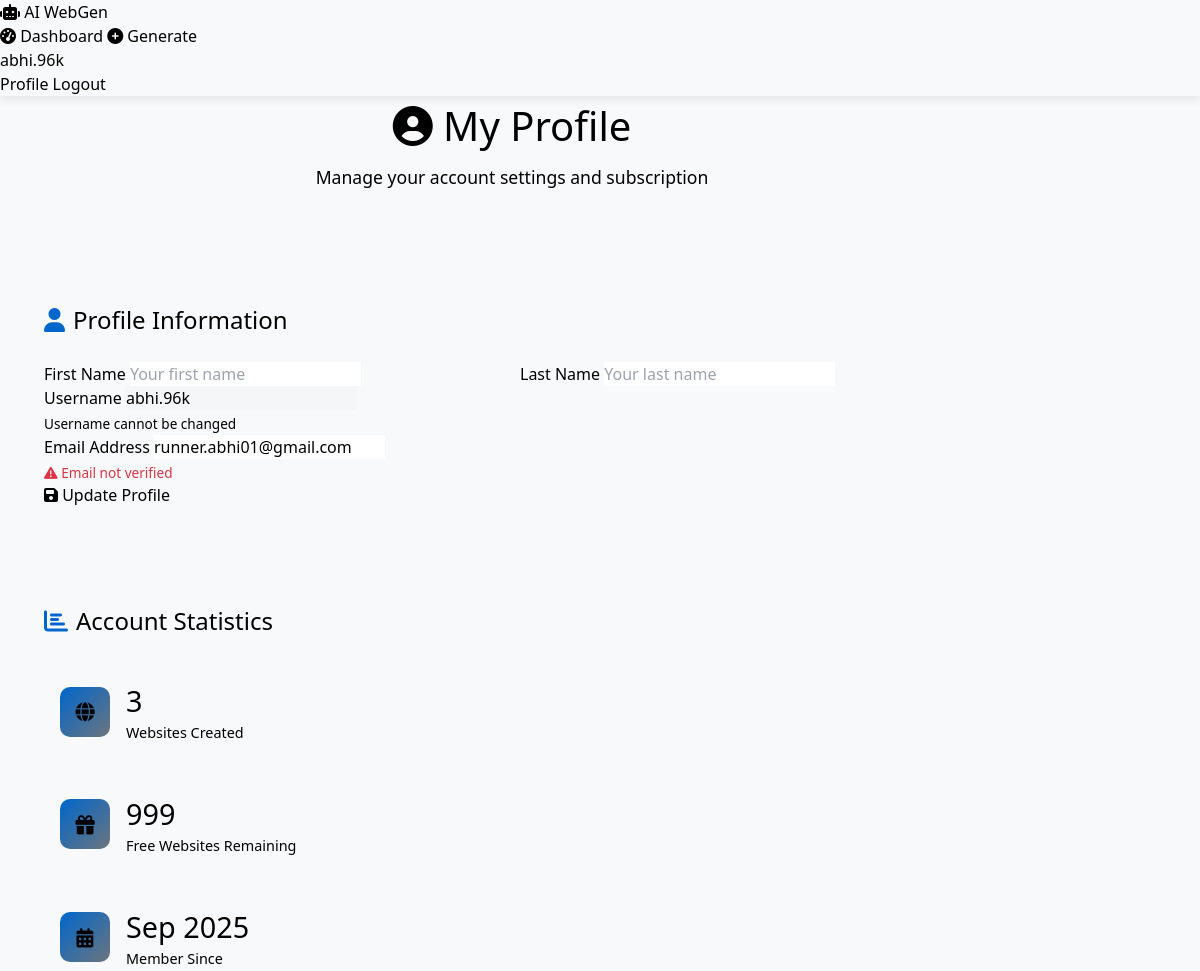
/auth/profile/ (signed in, upper part), run on an earlier commit of the app's database.
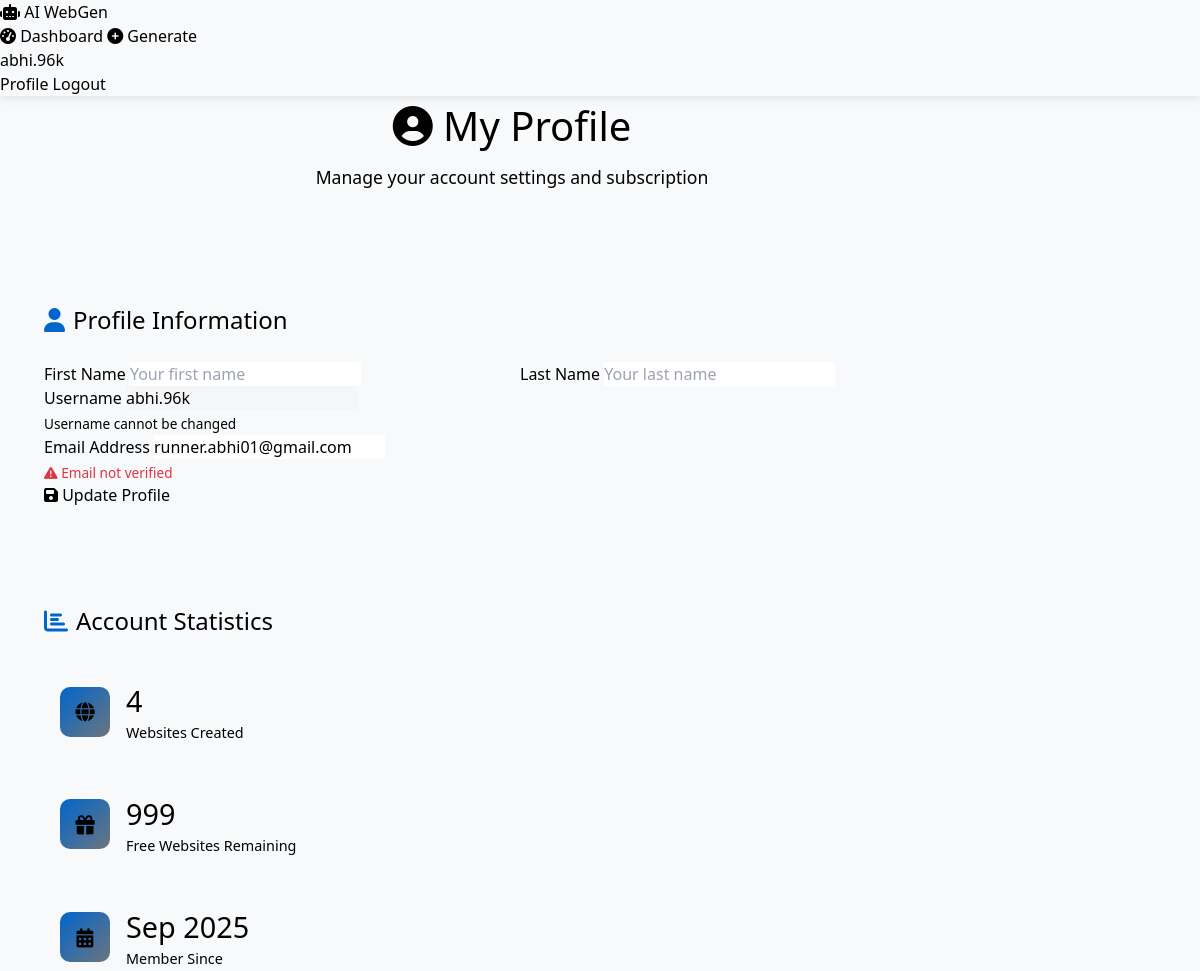
And on a later commit of the database.
### generator/models.py (models this page shows, shortened)
class UserProfile(models.Model):
    user = models.OneToOneField(User, on_delete=models.CASCADE)
    websites_generated = models.IntegerField(default=0)
    free_websites_remaining = models.IntegerField(default=2)
    subscription_plan = models.CharField(
        max_length=20,
        choices=[
            ('free', 'Free Plan'),
            ('basic', 'Basic Plan'),
            ('premium', 'Premium Plan'),
            ('enterprise', 'Enterprise Plan'),
        ],
        default='free'
    )
    subscription_expires = models.DateTimeField(null=True, blank=True)
    stripe_customer_id = models.CharField(max_length=255, null=True, blank=True)
    email_verified = models.BooleanField(default=False)
    email_otp = models.CharField(max_length=6, null=True, blank=True)
    email_otp_created_at = models.DateTimeField(null=True, blank=True)
    email_otp_attempts = models.IntegerField(default=0)
    phone_number = models.CharField(max_length=15, null=True, blank=True, help_text="Phone verification - Coming Soon!")
    phone_verified = models.BooleanField(default=False)
    phone_otp = models.CharField(max_length=6, null=True, blank=True)
    phone_otp_created_at = models.DateTimeField(null=True, blank=True)
    phone_otp_attempts = models.IntegerField(default=0)
    created_at = models.DateTimeField(auto_now_add=True)
    updated_at = models.DateTimeField(auto_now=True)

### accounts/views.py (the view, shortened to what this page needs)
# urls.py: path('profile/', views.profile_view, name='profile'),
@login_required
def profile_view(request):
    profile, created = UserProfile.objects.get_or_create(user=request.user)
    context = {
        'profile': profile,
        'user': request.user,
    }
    return render(request, 'auth/profile.html', context)

### templates/auth/profile.html (shortened to what the changed rows need)
{% extends 'base.html' %}
{% block content %}
<div class="dashboard">
    <div class="container">
        <div class="profile-header">
            <h1><i class="fas fa-user-circle"></i> My Profile</h1>
        </div>
        <div class="profile-grid">
            <div class="profile-card">
                <h2><i class="fas fa-user"></i> Profile Information</h2>
            </div>
            <div class="profile-card">
                <h2><i class="fas fa-chart-bar"></i> Account Statistics</h2>
                <div class="stats-list">
                    <div class="stat-item">
                        <div class="stat-content">
                            <h3>{{ profile.websites_generated }}</h3>
                            <p>Websites Created</p>
                        </div>
                    </div>
                    <div class="stat-item">
                        <div class="stat-content">
                            <h3>{{ profile.free_websites_remaining }}</h3>
                            <p>Free Websites Remaining</p>
                        </div>
                    </div>
                </div>
            </div>
        </div>
    </div>
</div>
{% endblock %}

What changed in the data, as far as the page shows it:
changed UserProfile: websites_generated "3" → "4"
